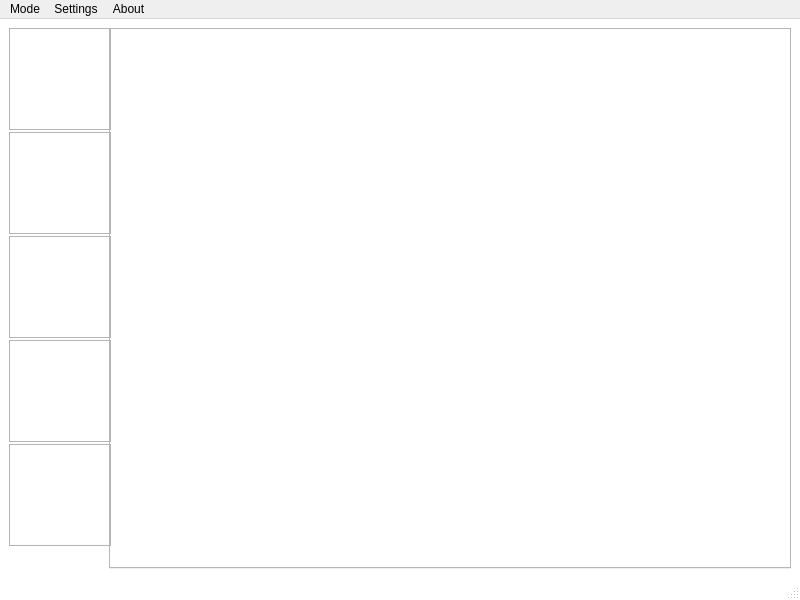
<?xml version="1.0" encoding="UTF-8"?>
<ui version="4.0">
 <class>MainWindow</class>
 <widget class="QMainWindow" name="MainWindow">
  <property name="geometry">
   <rect>
    <x>0</x>
    <y>0</y>
    <width>800</width>
    <height>600</height>
   </rect>
  </property>
  <property name="minimumSize">
   <size>
    <width>800</width>
    <height>600</height>
   </size>
  </property>
  <property name="windowTitle">
   <string>Eat Words</string>
  </property>
  <property name="windowIcon">
   <iconset resource="resources.qrc">
    <normaloff>:/imgs/logo.png</normaloff>:/imgs/logo.png</iconset>
  </property>
  <property name="styleSheet">
   <string notr="true">QMainWindow {
	background-color: rgb(255, 255, 255);
}</string>
  </property>
  <widget class="QWidget" name="centralwidget">
   <layout class="QVBoxLayout" name="verticalLayout">
    <item>
     <widget class="QTabWidget" name="tabWidget">
      <property name="styleSheet">
       <string notr="true">QTabWidget {
	background-color: rgb(255, 255, 255);
	border:1px solid rgb(180, 180, 180);
}
QTabBar::tab:hover{
border:1px solid rgb(255, 158, 47);
}
QTabBar::tab{
	border:1px solid rgb(180, 180, 180);
    width: 100px; 
    height: 100px;
    margin: 0px;
    margin-bottom: 2px;
    padding: 0px;
}</string>
      </property>
      <property name="tabPosition">
       <enum>QTabWidget::West</enum>
      </property>
      <property name="currentIndex">
       <number>0</number>
      </property>
      <property name="elideMode">
       <enum>Qt::ElideMiddle</enum>
      </property>
      <property name="usesScrollButtons">
       <bool>false</bool>
      </property>
      <property name="tabsClosable">
       <bool>false</bool>
      </property>
      <widget class="QWidget" name="tab">
       <property name="cursor">
        <cursorShape>ArrowCursor</cursorShape>
       </property>
       <attribute name="title">
        <string/>
       </attribute>
      </widget>
      <widget class="QWidget" name="tab_2">
       <attribute name="title">
        <string/>
       </attribute>
      </widget>
      <widget class="QWidget" name="tab_3">
       <attribute name="title">
        <string/>
       </attribute>
      </widget>
      <widget class="QWidget" name="tab_4">
       <attribute name="title">
        <string/>
       </attribute>
      </widget>
      <widget class="QWidget" name="tab_5">
       <attribute name="title">
        <string/>
       </attribute>
      </widget>
     </widget>
    </item>
   </layout>
  </widget>
  <widget class="QMenuBar" name="menubar">
   <property name="geometry">
    <rect>
     <x>0</x>
     <y>0</y>
     <width>800</width>
     <height>24</height>
    </rect>
   </property>
   <widget class="QMenu" name="menuSettings">
    <property name="title">
     <string>Settings</string>
    </property>
    <addaction name="actionSystem_Settings"/>
   </widget>
   <widget class="QMenu" name="menuAbout">
    <property name="title">
     <string>About</string>
    </property>
    <addaction name="actionAbout"/>
    <addaction name="actionHelp"/>
    <addaction name="separator"/>
    <addaction name="actionContact_Me"/>
   </widget>
   <widget class="QMenu" name="menuMode">
    <property name="title">
     <string>Mode</string>
    </property>
    <addaction name="actionSearch"/>
    <addaction name="actionIELTS"/>
    <addaction name="actionGRE"/>
   </widget>
   <addaction name="menuMode"/>
   <addaction name="menuSettings"/>
   <addaction name="menuAbout"/>
  </widget>
  <widget class="QStatusBar" name="statusbar"/>
  <action name="actionPreset">
   <property name="text">
    <string>Preset</string>
   </property>
  </action>
  <action name="actionCustom">
   <property name="text">
    <string>Custom</string>
   </property>
  </action>
  <action name="actionHybrid">
   <property name="text">
    <string>Hybrid</string>
   </property>
  </action>
  <action name="actionAbout">
   <property name="icon">
    <iconset resource="resources.qrc">
     <normaloff>:/imgs/about.png</normaloff>:/imgs/about.png</iconset>
   </property>
   <property name="text">
    <string>About</string>
   </property>
  </action>
  <action name="actionContact_Me">
   <property name="icon">
    <iconset resource="resources.qrc">
     <normaloff>:/imgs/email_black.png</normaloff>:/imgs/email_black.png</iconset>
   </property>
   <property name="text">
    <string>Contact Me</string>
   </property>
  </action>
  <action name="actionHelp">
   <property name="icon">
    <iconset resource="resources.qrc">
     <normaloff>:/imgs/help.png</normaloff>:/imgs/help.png</iconset>
   </property>
   <property name="text">
    <string>Help</string>
   </property>
  </action>
  <action name="actionSystem_Settings">
   <property name="icon">
    <iconset resource="resources.qrc">
     <normaloff>:/imgs/settings.png</normaloff>:/imgs/settings.png</iconset>
   </property>
   <property name="text">
    <string>System Settings</string>
   </property>
  </action>
  <action name="actionSearch">
   <property name="checkable">
    <bool>true</bool>
   </property>
   <property name="checked">
    <bool>true</bool>
   </property>
   <property name="text">
    <string>Search</string>
   </property>
  </action>
  <action name="actionIELTS">
   <property name="checkable">
    <bool>true</bool>
   </property>
   <property name="text">
    <string>IELTS</string>
   </property>
  </action>
  <action name="actionGRE">
   <property name="checkable">
    <bool>true</bool>
   </property>
   <property name="text">
    <string>GRE</string>
   </property>
  </action>
 </widget>
 <resources>
  <include location="resources.qrc"/>
 </resources>
 <connections/>
</ui>
